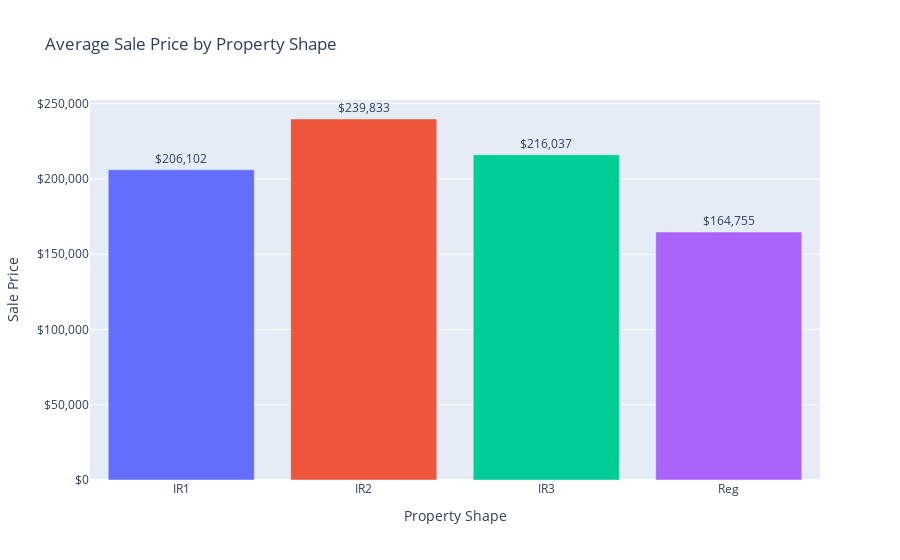
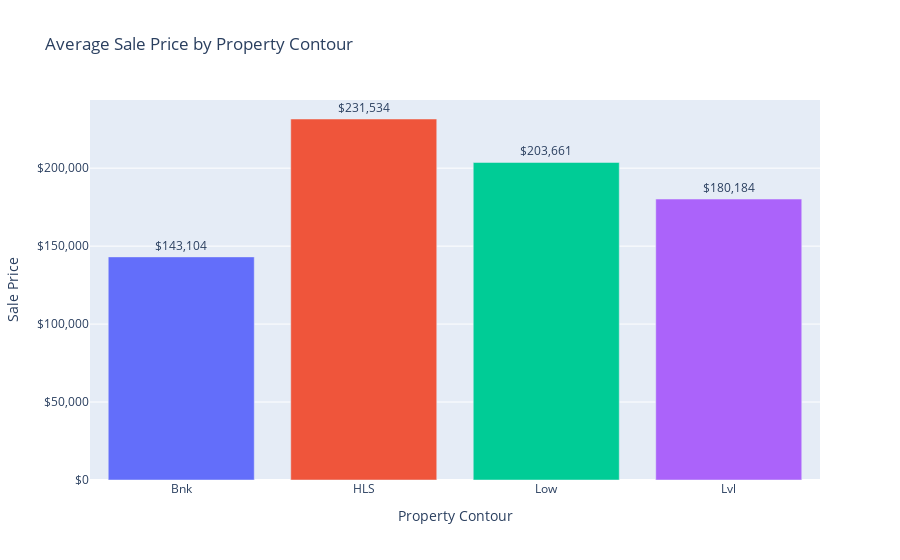

Notebook source saved alongside these figures, in order:
### Code cell
# 4. Average sale price by property shape
colors = px.colors.qualitative.Plotly

shape_prices = df.groupby('LotShape')['SalePrice'].mean()
contour_prices = df.groupby('LandContour')['SalePrice'].mean()
# Shape Prices
fig7 = px.bar(x=shape_prices.index, y=shape_prices.values, title='Average Sale Price by Property Shape', text=shape_prices.values)

fig7.update_traces(marker_color=colors, texttemplate='$%{text:,.0f}', textposition='outside')
fig7.update_yaxes(title='Sale Price', tickprefix='$', tickformat=',')
fig7.update_xaxes(title='Property Shape')
fig7.update_layout(showlegend=False)

# Contour Prices
fig8 = px.bar(x=contour_prices.index, y=contour_prices.values, title='Average Sale Price by Property Contour', text=contour_prices.values)

fig8.update_traces(marker_color=colors, texttemplate='$%{text:,.0f}', textposition='outside')
fig8.update_yaxes(title='Sale Price', tickprefix='$', tickformat=',')
fig8.update_xaxes(title='Property Contour')
fig8.update_layout(showlegend=False)

fig7.show()
fig8.show()

### Figure 1 — Plotly figure (JSON) as saved in the notebook; plotly's stock layout.template omitted (floating-point values rounded to 4 significant figures)
{"data": [{"alignmentgroup": "True", "hovertemplate": "x=%{x}<br>y=%{y}<br>text=%{text}<extra></extra>", "legendgroup": "", "marker": {"color": ["#636EFA", "#EF553B", "#00CC96", "#AB63FA", "#FFA15A", "#19D3F3", "#FF6692", "#B6E880", "#FF97FF", "#FECB52"], "pattern": {"shape": ""}}, "name": "", "offsetgroup": "", "orientation": "v", "showlegend": false, "text": [206100.0, 239800.0, 216000.0, 164800.0], "textposition": "outside", "texttemplate": "$%{text:,.0f}", "type": "bar", "x": ["IR1", "IR2", "IR3", "Reg"], "xaxis": "x", "y": [206100.0, 239800.0, 216000.0, 164800.0], "yaxis": "y"}], "layout": {"barmode": "relative", "legend": {"tracegroupgap": 0}, "showlegend": false, "title": {"text": "Average Sale Price by Property Shape"}, "xaxis": {"anchor": "y", "domain": [0, 1], "title": {"text": "Property Shape"}}, "yaxis": {"anchor": "x", "domain": [0, 1], "tickformat": ",", "tickprefix": "$", "title": {"text": "Sale Price"}}}}

### Figure 2 — Plotly figure (JSON) as saved in the notebook; plotly's stock layout.template omitted (floating-point values rounded to 4 significant figures)
{"data": [{"alignmentgroup": "True", "hovertemplate": "x=%{x}<br>y=%{y}<br>text=%{text}<extra></extra>", "legendgroup": "", "marker": {"color": ["#636EFA", "#EF553B", "#00CC96", "#AB63FA", "#FFA15A", "#19D3F3", "#FF6692", "#B6E880", "#FF97FF", "#FECB52"], "pattern": {"shape": ""}}, "name": "", "offsetgroup": "", "orientation": "v", "showlegend": false, "text": [143100.0, 231500.0, 203700.0, 180200.0], "textposition": "outside", "texttemplate": "$%{text:,.0f}", "type": "bar", "x": ["Bnk", "HLS", "Low", "Lvl"], "xaxis": "x", "y": [143100.0, 231500.0, 203700.0, 180200.0], "yaxis": "y"}], "layout": {"barmode": "relative", "legend": {"tracegroupgap": 0}, "showlegend": false, "title": {"text": "Average Sale Price by Property Contour"}, "xaxis": {"anchor": "y", "domain": [0, 1], "title": {"text": "Property Contour"}}, "yaxis": {"anchor": "x", "domain": [0, 1], "tickformat": ",", "tickprefix": "$", "title": {"text": "Sale Price"}}}}
